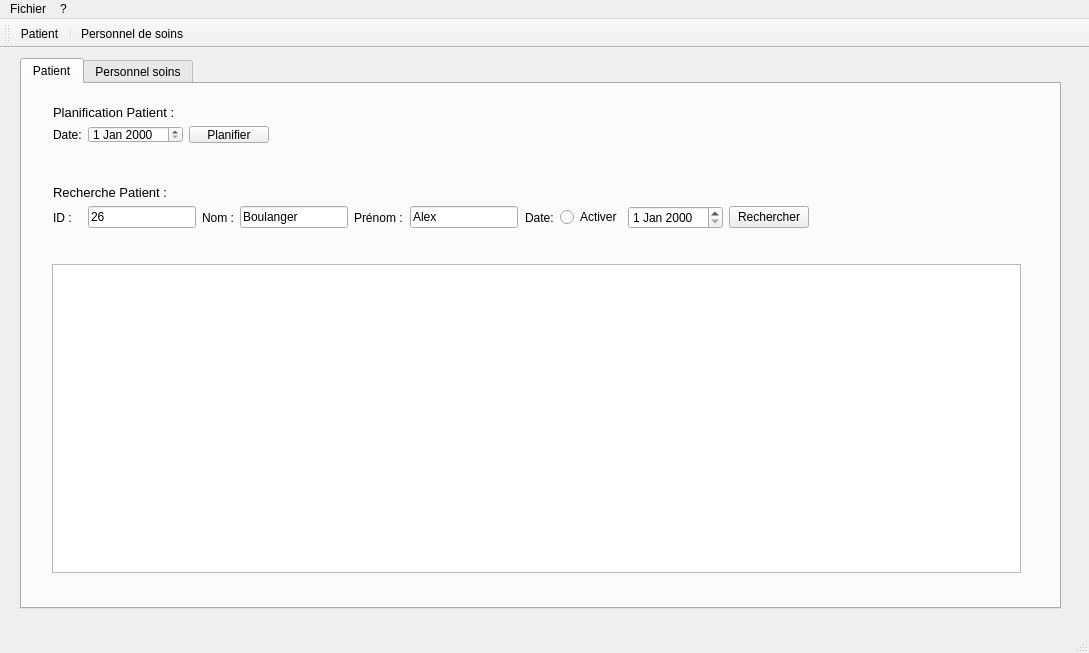
<?xml version="1.0" encoding="UTF-8"?>
<ui version="4.0">
 <class>MainWindow</class>
 <widget class="QMainWindow" name="MainWindow">
  <property name="geometry">
   <rect>
    <x>0</x>
    <y>0</y>
    <width>1089</width>
    <height>653</height>
   </rect>
  </property>
  <property name="contextMenuPolicy">
   <enum>Qt::DefaultContextMenu</enum>
  </property>
  <property name="windowTitle">
   <string>MainWindow</string>
  </property>
  <widget class="QWidget" name="centralWidget">
   <widget class="QTabWidget" name="fds">
    <property name="geometry">
     <rect>
      <x>20</x>
      <y>10</y>
      <width>1041</width>
      <height>551</height>
     </rect>
    </property>
    <property name="sizePolicy">
     <sizepolicy hsizetype="Expanding" vsizetype="Preferred">
      <horstretch>0</horstretch>
      <verstretch>0</verstretch>
     </sizepolicy>
    </property>
    <property name="currentIndex">
     <number>0</number>
    </property>
    <widget class="QWidget" name="tab">
     <property name="enabled">
      <bool>true</bool>
     </property>
     <attribute name="title">
      <string>Patient</string>
     </attribute>
     <widget class="QWidget" name="verticalLayoutWidget">
      <property name="geometry">
       <rect>
        <x>20</x>
        <y>90</y>
        <width>991</width>
        <height>91</height>
       </rect>
      </property>
      <layout class="QVBoxLayout" name="verticalLayout">
       <item>
        <layout class="QVBoxLayout" name="verticalLayout_2">
         <item>
          <layout class="QFormLayout" name="formLayout">
           <property name="fieldGrowthPolicy">
            <enum>QFormLayout::FieldsStayAtSizeHint</enum>
           </property>
           <item row="0" column="0">
            <widget class="QLabel" name="label_2">
             <property name="font">
              <font>
               <pointsize>10</pointsize>
              </font>
             </property>
             <property name="text">
              <string>Recherche Patient :</string>
             </property>
            </widget>
           </item>
           <item row="2" column="0">
            <layout class="QHBoxLayout" name="horizontalLayout_5">
             <item>
              <layout class="QHBoxLayout" name="horizontalLayout_4">
               <item>
                <widget class="QLabel" name="label_5">
                 <property name="text">
                  <string>ID :   </string>
                 </property>
                </widget>
               </item>
               <item>
                <widget class="QLineEdit" name="lineEditID">
                 <property name="text">
                  <string>26</string>
                 </property>
                </widget>
               </item>
              </layout>
             </item>
             <item>
              <widget class="QLabel" name="label_6">
               <property name="text">
                <string>Nom :</string>
               </property>
              </widget>
             </item>
             <item alignment="Qt::AlignRight|Qt::AlignVCenter">
              <widget class="QLineEdit" name="lineEditNom">
               <property name="text">
                <string>Boulanger</string>
               </property>
               <property name="echoMode">
                <enum>QLineEdit::Normal</enum>
               </property>
              </widget>
             </item>
            </layout>
           </item>
           <item row="2" column="1">
            <layout class="QHBoxLayout" name="horizontalLayout_2">
             <property name="spacing">
              <number>7</number>
             </property>
             <item>
              <widget class="QLabel" name="label_3">
               <property name="text">
                <string>Prénom :</string>
               </property>
              </widget>
             </item>
             <item>
              <widget class="QLineEdit" name="lineEditPrenom">
               <property name="text">
                <string>Alex</string>
               </property>
              </widget>
             </item>
             <item>
              <layout class="QHBoxLayout" name="horizontalLayout_3">
               <item>
                <widget class="QLabel" name="label_4">
                 <property name="text">
                  <string>Date:</string>
                 </property>
                </widget>
               </item>
               <item>
                <widget class="QRadioButton" name="radioButtonActiver">
                 <property name="text">
                  <string>Activer</string>
                 </property>
                </widget>
               </item>
               <item>
                <widget class="QDateEdit" name="dateEdit"/>
               </item>
               <item>
                <widget class="QPushButton" name="btnRechercher">
                 <property name="text">
                  <string>Rechercher</string>
                 </property>
                </widget>
               </item>
              </layout>
             </item>
            </layout>
           </item>
           <item row="3" column="1">
            <layout class="QGridLayout" name="gridLayout"/>
           </item>
          </layout>
         </item>
        </layout>
       </item>
      </layout>
     </widget>
     <widget class="QWidget" name="horizontalLayoutWidget">
      <property name="geometry">
       <rect>
        <x>19</x>
        <y>169</y>
        <width>991</width>
        <height>331</height>
       </rect>
      </property>
      <layout class="QHBoxLayout" name="horizontalLayout_6">
       <item>
        <widget class="QTableView" name="tableView"/>
       </item>
      </layout>
     </widget>
     <widget class="QWidget" name="gridLayoutWidget">
      <property name="geometry">
       <rect>
        <x>20</x>
        <y>10</y>
        <width>991</width>
        <height>60</height>
       </rect>
      </property>
      <layout class="QGridLayout" name="gridLayout_3">
       <item row="0" column="0">
        <widget class="QLabel" name="label_7">
         <property name="font">
          <font>
           <pointsize>10</pointsize>
          </font>
         </property>
         <property name="text">
          <string>Planification Patient :</string>
         </property>
        </widget>
       </item>
       <item row="1" column="0">
        <layout class="QHBoxLayout" name="horizontalLayout_8">
         <item>
          <widget class="QLabel" name="label_8">
           <property name="text">
            <string>Date:</string>
           </property>
          </widget>
         </item>
         <item>
          <widget class="QDateEdit" name="dateEditPlanifier"/>
         </item>
         <item>
          <widget class="QPushButton" name="btnPlanifier">
           <property name="text">
            <string>Planifier</string>
           </property>
          </widget>
         </item>
         <item>
          <spacer name="horizontalSpacer">
           <property name="orientation">
            <enum>Qt::Horizontal</enum>
           </property>
           <property name="sizeHint" stdset="0">
            <size>
             <width>40</width>
             <height>20</height>
            </size>
           </property>
          </spacer>
         </item>
        </layout>
       </item>
      </layout>
     </widget>
    </widget>
    <widget class="QWidget" name="tab_2">
     <attribute name="title">
      <string>Personnel soins</string>
     </attribute>
     <widget class="QWidget" name="verticalLayoutWidget_2">
      <property name="geometry">
       <rect>
        <x>19</x>
        <y>9</y>
        <width>511</width>
        <height>301</height>
       </rect>
      </property>
      <layout class="QVBoxLayout" name="verticalLayout_3">
       <item>
        <widget class="QTreeView" name="treeView"/>
       </item>
       <item>
        <layout class="QHBoxLayout" name="horizontalLayout">
         <item>
          <widget class="QPushButton" name="btnModifier">
           <property name="text">
            <string>Modifier</string>
           </property>
          </widget>
         </item>
         <item>
          <widget class="QPushButton" name="btnSupprimer">
           <property name="text">
            <string>Supprimer</string>
           </property>
          </widget>
         </item>
        </layout>
       </item>
      </layout>
     </widget>
    </widget>
   </widget>
  </widget>
  <widget class="QMenuBar" name="menuBar">
   <property name="geometry">
    <rect>
     <x>0</x>
     <y>0</y>
     <width>1089</width>
     <height>26</height>
    </rect>
   </property>
   <widget class="QMenu" name="menuFichier">
    <property name="title">
     <string>Fichier</string>
    </property>
    <widget class="QMenu" name="menuAjouter">
     <property name="title">
      <string>Ajouter</string>
     </property>
     <addaction name="actionPatient"/>
     <addaction name="actionPersonnel_de_soins"/>
    </widget>
    <addaction name="menuAjouter"/>
    <addaction name="separator"/>
    <addaction name="actionQuitter"/>
   </widget>
   <widget class="QMenu" name="menu">
    <property name="title">
     <string>?</string>
    </property>
    <addaction name="actionA_propos"/>
   </widget>
   <addaction name="menuFichier"/>
   <addaction name="menu"/>
  </widget>
  <widget class="QToolBar" name="mainToolBar">
   <attribute name="toolBarArea">
    <enum>TopToolBarArea</enum>
   </attribute>
   <attribute name="toolBarBreak">
    <bool>false</bool>
   </attribute>
   <addaction name="actionPatient"/>
   <addaction name="separator"/>
   <addaction name="actionPersonnel_de_soins"/>
  </widget>
  <widget class="QStatusBar" name="statusBar"/>
  <action name="actionQuitter">
   <property name="text">
    <string>Quitter</string>
   </property>
  </action>
  <action name="actionPatient">
   <property name="icon">
    <iconset resource="../icon_patient.qrc">
     <normaloff>:/icon_patient.png</normaloff>:/icon_patient.png</iconset>
   </property>
   <property name="text">
    <string>Patient</string>
   </property>
  </action>
  <action name="actionPersonnel_de_soins">
   <property name="icon">
    <iconset resource="../icon_nurse.qrc">
     <normaloff>:/icon_nurse.png</normaloff>:/icon_nurse.png</iconset>
   </property>
   <property name="text">
    <string>Personnel de soins</string>
   </property>
  </action>
  <action name="actionA_propos">
   <property name="text">
    <string>à propos</string>
   </property>
  </action>
 </widget>
 <layoutdefault spacing="6" margin="11"/>
 <resources>
  <include location="../icon_patient.qrc"/>
  <include location="../icon_nurse.qrc"/>
 </resources>
 <connections/>
</ui>
